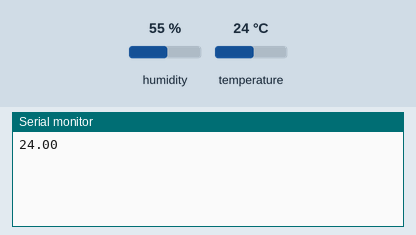
A sketch run on a simulated ESP8266 (NodeMCU). Shown: the last lines printed to the serial monitor. The inputs (shaded band) are chosen by the test bench; at power-on: temperature 24 °C, humidity 55 %. WiFi joins after 1.5 s; servers stay silent unless stated.

Above: at 3.2 s.
3.3 s: temperature set to 12 °C
At 5.3 s:
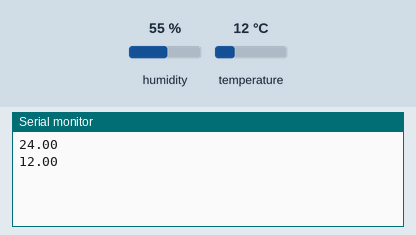
6.0 s: temperature set to 19 °C
At 6.5 s:
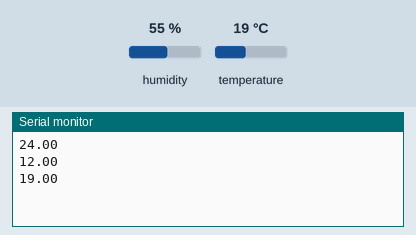
Timing chart, 0 to 9.0 s (numbered marks = the images above; inputs shaded):
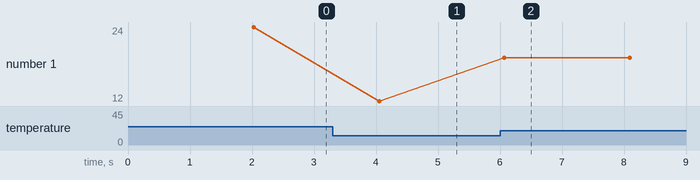

Measured:
- after the input at 3.3 s, the serial monitor: prints a new line after 0.75 s (image 1)
- after the input at 6.0 s, the serial monitor: prints a new line after 0.07 s (image 2)
- plotted number 1: 24 → 12 after the input at 3.3 s, 12 → 19 after the input at 6.0 s

The sketch:

dht11.ino
```cpp
#include <DHT.h>
#include <DHT_U.h>

#include <ESP8266WiFi.h>


#define DHTPIN D4// DHT11 data pin is connected to GPIO2 on ESP8266
#define DHTTYPE DHT11  // DHT11 sensor type

const char* ssid = "OPPO A54";
const char* password = "iheb0000";

WiFiClient wifiClient;
DHT dht(DHTPIN, DHTTYPE);

void setup() {
  Serial.begin(9600);

  // Connect to Wi-Fi network
  WiFi.begin(ssid, password);
  while (WiFi.status() != WL_CONNECTED) {
    delay(1000);
  }

  // Initialize DHT11 sensor
  dht.begin();
}

void loop() {
  // Read temperature and humidity from DHT11 sensor
  float temperature = dht.readTemperature();


  // Check if any errors occurred while reading from the DHT11 sensor
  if (isnan(temperature)) {
    Serial.println("Error reading from DHT11 sensor");
    return;
  }

  // Print the temperature and humidity values to the serial monitor
  Serial.println(temperature);

  delay(2000);
}
```
